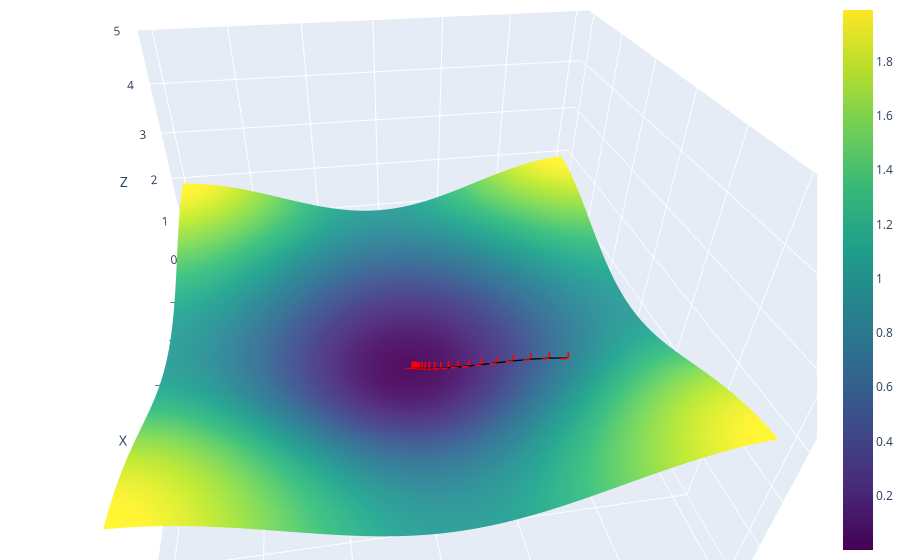

Notebook cell for this chart:
### Code cell
import numpy as np
import plotly.graph_objects as go

# Создание сетки
border = 1.5 # Меняйте значения border, чтобы увеличивать или уменьшать область
X, Y = np.meshgrid(np.linspace(-border, border, 100), np.linspace(-border, border, 100))
Z = np.array([f(np.array([x, y])) for x, y in zip(np.ravel(X), np.ravel(Y))]).reshape(X.shape)

# Создание 3D-графика
fig = go.Figure(data=[
    go.Surface(z=Z, x=X, y=Y, colorscale='Viridis')
])

# Добавление линии и маркеров
fig.add_trace(go.Scatter3d(
    x=steps[:, 0],
    y=steps[:, 1],
    z=steps[:, 2],
    mode='lines+markers',
    marker=dict(size=8, color='red', symbol='cross'),
    line=dict(color='black', width=5)
))

# Настройка осей
fig.update_layout(
    scene=dict(
        xaxis_title='X',
        yaxis_title='Y',
        zaxis_title='Z',
        zaxis=dict(range=[-1, 5]),  # Установка пределов для Z
        aspectratio=dict(x=1, y=1, z=0.7)  # Соотношение сторон
    ),
    margin=dict(l=0, r=0, b=0, t=0)  # Удаление отступов
)

# Отображение графика
fig.show();

### Figure 1 — Plotly figure (JSON) as saved in the notebook; plotly's stock layout.template omitted (floating-point values rounded to 4 significant figures; data arrays with more than 128 entries replaced by an {"elided": "..."} marker saying what was removed)
{"data": [{"colorscale": [[0, "#440154"], [0.1111, "#482878"], [0.2222, "#3e4989"], [0.3333, "#31688e"], [0.4444, "#26828e"], [0.5556, "#1f9e89"], [0.6667, "#35b779"], [0.7778, "#6ece58"], [0.8889, "#b5de2b"], [1, "#fde725"]], "type": "surface", "x": {"elided": "100x100 float values"}, "y": {"elided": "100x100 float values"}, "z": {"elided": "100x100 float values"}}, {"line": {"color": "black", "width": 5}, "marker": {"color": "red", "size": 8, "symbol": "cross"}, "mode": "lines+markers", "type": "scatter3d", "x": [0.3745, 0.3064, 0.2489, 0.2012, 0.162, 0.1302, 0.1044, 0.0837, 0.06704, 0.05367, 0.04296, 0.03437, 0.02751, 0.02201, 0.01761, 0.01409, 0.01127, 0.009016, 0.007213, 0.00577], "y": [0.9507, 0.8561, 0.7571, 0.6573, 0.5606, 0.4705, 0.3897, 0.3194, 0.2598, 0.2101, 0.1693, 0.1361, 0.1092, 0.08755, 0.07013, 0.05615, 0.04494, 0.03597, 0.02878, 0.02303], "z": [0.7962, 0.6615, 0.5324, 0.4132, 0.3087, 0.2224, 0.1552, 0.1056, 0.07047, 0.04638, 0.03024, 0.01959, 0.01264, 0.008129, 0.00522, 0.003348, 0.002145, 0.001374, 0.00088, 0.0005634]}], "layout": {"autosize": true, "margin": {"b": 0, "l": 0, "r": 0, "t": 0}, "scene": {"aspectratio": {"x": 1, "y": 1, "z": 0.7}, "camera": {"center": {"x": 0, "y": 0, "z": 0}, "eye": {"x": 1.035, "y": -0.1645, "z": 0.7681}, "projection": {"type": "perspective"}, "up": {"x": 0, "y": 0, "z": 1}}, "xaxis": {"title": {"text": "X"}, "type": "linear"}, "yaxis": {"title": {"text": "Y"}, "type": "linear"}, "zaxis": {"range": [-1, 5], "title": {"text": "Z"}, "type": "linear"}}}}
